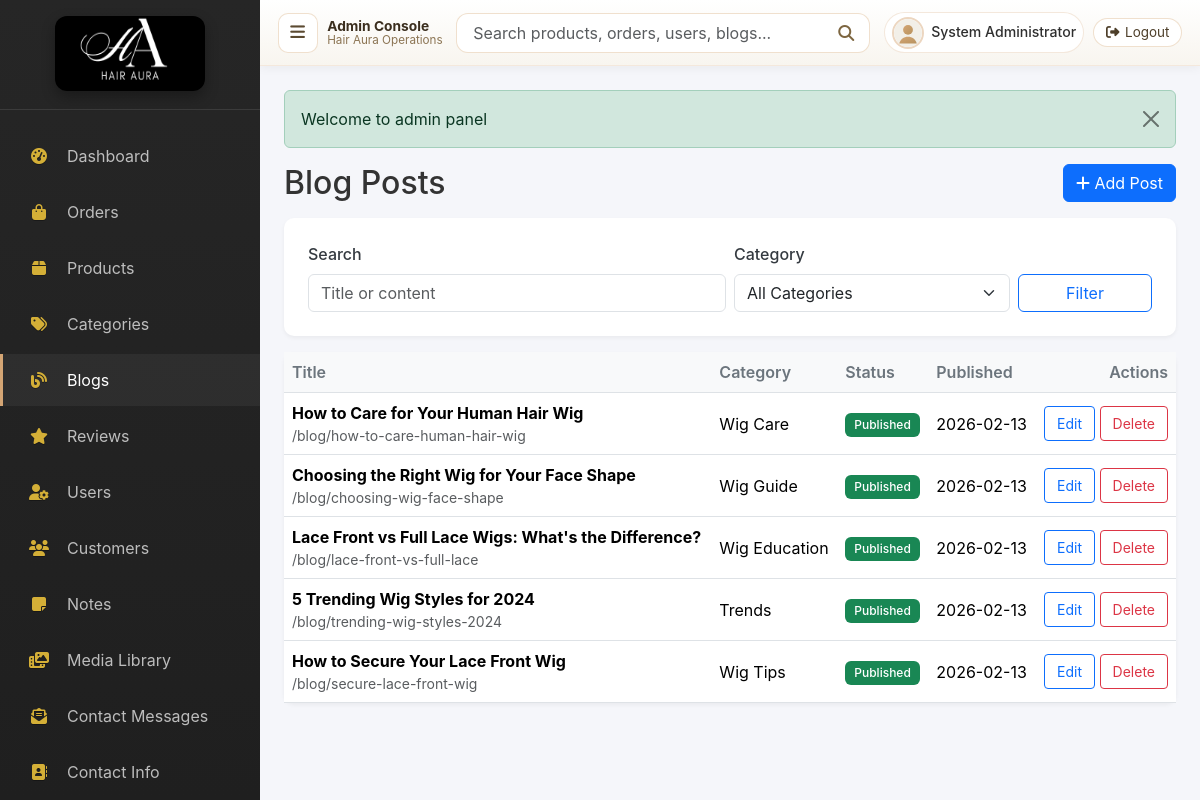
The app's page /admin/blogs (signed in) with its own data.
### tables this page shows
CREATE TABLE `users` (
    `id` INT UNSIGNED AUTO_INCREMENT PRIMARY KEY,
    `email` VARCHAR(255) NULL UNIQUE,
    `password_hash` VARCHAR(255) NOT NULL,
    `first_name` VARCHAR(100) NOT NULL,
    `last_name` VARCHAR(100) NOT NULL,
    `phone` VARCHAR(20) DEFAULT NULL,
    `avatar` VARCHAR(255) DEFAULT NULL,
    `role` ENUM('customer', 'admin') DEFAULT 'customer',
    `is_active` TINYINT(1) DEFAULT 1,
    `email_verified` TINYINT(1) DEFAULT 0,
    `created_at` TIMESTAMP DEFAULT CURRENT_TIMESTAMP,
    `updated_at` TIMESTAMP DEFAULT CURRENT_TIMESTAMP ON UPDATE CURRENT_TIMESTAMP,
    `last_login` DATETIME DEFAULT NULL,
    `remember_token` VARCHAR(255) DEFAULT NULL,
    `remember_expires` DATETIME DEFAULT NULL,
    INDEX `idx_email` (`email`),
    INDEX `idx_role` (`role`)
);

CREATE TABLE `blog_posts` (
    `id` INT UNSIGNED AUTO_INCREMENT PRIMARY KEY,
    `title` VARCHAR(255) NOT NULL,
    `slug` VARCHAR(255) NOT NULL UNIQUE,
    `excerpt` TEXT DEFAULT NULL,
    `content` LONGTEXT NOT NULL,
    `featured_image` VARCHAR(255) DEFAULT NULL,
    `author_id` INT UNSIGNED NOT NULL,
    `category` VARCHAR(100) DEFAULT 'General',
    `tags` VARCHAR(255) DEFAULT NULL,
    `meta_title` VARCHAR(60) DEFAULT NULL,
    `meta_description` VARCHAR(160) DEFAULT NULL,
    `view_count` INT UNSIGNED DEFAULT 0,
    `is_published` TINYINT(1) DEFAULT 0,
    `published_at` DATETIME DEFAULT NULL,
    `created_at` TIMESTAMP DEFAULT CURRENT_TIMESTAMP,
    `updated_at` TIMESTAMP DEFAULT CURRENT_TIMESTAMP ON UPDATE CURRENT_TIMESTAMP,
    FOREIGN KEY (`author_id`) REFERENCES `users`(`id`) ON DELETE RESTRICT,
    INDEX `idx_slug` (`slug`),
    INDEX `idx_published` (`is_published`),
    INDEX `idx_category` (`category`),
    FULLTEXT INDEX `idx_search` (`title`, `content`)
);

### app/Views/admin/blogs/index.php (the view, shortened to what the rows shown need)
<div class="d-flex justify-content-between align-items-center mb-3">
    <h2 class="mb-0">Blog Posts</h2>
    <a href="<?= url('/admin/blogs/add') ?>" class="btn btn-primary">
        <i class="fas fa-plus"></i> Add Post
    </a>
</div>
<form method="get" action="<?= url('/admin/blogs') ?>" class="card mb-3">
    <div class="card-body row g-2 align-items-end">
        <div class="col-md-6">
            <label class="form-label">Search</label>
            <input type="text" name="search" class="form-control" value="<?= htmlspecialchars($search ?? '') ?>" placeholder="Title or content">
        </div>
        <div class="col-md-4">
            <label class="form-label">Category</label>
            <select name="category" class="form-select">
                <option value="">All Categories</option>
            </select>
        </div>
        <div class="col-md-2 d-grid">
            <button class="btn btn-outline-primary">Filter</button>
        </div>
    </div>
</form>
<div class="card">
    <div class="card-body p-0">
        <div class="table-responsive">
            <table class="table table-hover mb-0 admin-table-mobile">
                <thead>
                    <tr>
                        <th>Title</th>
                        <th>Category</th>
                        <th>Status</th>
                        <th>Published</th>
                        <th class="text-end">Actions</th>
                    </tr>
                </thead>
                <tbody>
                    <?php if (!empty($posts)): ?>
                        <?php foreach ($posts as $post): ?>
                            <tr>
                                <td data-label="Title">
                                    <strong><?= htmlspecialchars($post['title']) ?></strong>
                                    <div class="small text-muted">/blog/<?= htmlspecialchars($post['slug']) ?></div>
                                </td>
                                <td data-label="Category"><?= htmlspecialchars($post['category'] ?? 'General') ?></td>
                                <td data-label="Status">
                                    <?php if (!empty($post['is_published'])): ?>
                                        <span class="badge bg-success">Published</span>
                                    <?php else: ?>
                                        <span class="badge bg-secondary">Draft</span>
                                    <?php endif; ?>
                                </td>
                                <td data-label="Published"><?= !empty($post['published_at']) ? htmlspecialchars(date('Y-m-d', strtotime($post['published_at']))) : '-' ?></td>
                                <td data-label="Actions" class="text-end">
                                    <a href="<?= url('/admin/blogs/edit/' . (int) $post['id']) ?>" class="btn btn-sm btn-outline-primary">Edit</a>
                                    <form method="post" action="<?= url('/admin/blogs/delete/' . (int) $post['id']) ?>" class="d-inline">
                                        <button type="submit" class="btn btn-sm btn-outline-danger btn-delete">Delete</button>
                                    </form>
                                </td>
                            </tr>
                        <?php endforeach; ?>
                    <?php else: ?>
                        <tr>
                            <td colspan="5" class="text-center py-4 text-muted">No blog posts found.</td>
                        </tr>
                    <?php endif; ?>
                </tbody>
            </table>
        </div>
    </div>
</div>

### app/Core/Router.php (shortened to what the rows shown need)
<?php
class Router
{
    private array $routes = [];
    private array $params = [];
    private array $middleware = [];
    private string $currentGroup = '';
    public function group(string $prefix, callable $callback): self
    {
        $previousGroup = $this->currentGroup;
        $this->currentGroup = $previousGroup . $prefix;
        $this->currentGroup = $previousGroup;
        return $this;
    }
    private function addRoute(string $method, string $route, $callback): self
    {
        $route = $this->currentGroup . $route;
        $pattern = $this->convertRouteToRegex($route);
        $this->routes[$method][$pattern] = [
            'callback' => $callback,
            'middleware' => $this->middleware,
            'original' => $route
        ];
        return $this;
    }
    private function convertRouteToRegex(string $route): string
    {
        $constraintTokens = [];
        $route = preg_replace_callback(
            '/\{(\w+):([^}]+)\}/',
            function (array $matches) use (&$constraintTokens): string {
                $token = '__ROUTE_CONSTRAINT_' . count($constraintTokens) . '__';
                $constraintTokens[$token] = '(?P<' . $matches[1] . '>' . $matches[2] . ')';
                return $token;
            },
            $route
        );
        $route = preg_replace('/[\.\+\*\?\^\$\[\]\|]/', '\\$0', $route);
        if (!empty($constraintTokens)) {
            $route = str_replace(array_keys($constraintTokens), array_values($constraintTokens), $route);
        }
        $route = preg_replace('/\{(\w+)\}/', '(?P<$1>[^/]+)', $route);
        $route = preg_replace('/\{(\w+)\?\}/', '(?P<$1>[^/]*)', $route);
        $route = preg_replace('/\{(\w+):([^}]+)\}/', '(?P<$1>$2)', $route);
        return '#^' . $route . '$#';
    }
    public function dispatch(string $url, string $method)
    {
        $url = parse_url($url, PHP_URL_PATH) ?? $url;
        $url = rtrim($url, '/') ?: '/';
        $methodsToTry = [$method, 'ANY'];
        foreach ($methodsToTry as $httpMethod) {
            foreach ($this->routes[$httpMethod] as $pattern => $route) {
                if (preg_match($pattern, $url, $matches)) {
                    $this->params = array_filter($matches, 'is_string', ARRAY_FILTER_USE_KEY);
                    return $this->executeCallback($route['callback']);
                }
            }
        }
        throw new Exception('Page not found', 404);
    }
    private function executeCallback($callback)
    {
        $args = array_values($this->params);
        if (is_array($callback) && count($callback) === 2) {
            $method = $callback[1];
            $instance = new $controller();
            return call_user_func_array([$instance, $method], $args);
        }
        throw new Exception('Invalid route callback', 500);
    }
}

### app/Views/layouts/admin.php (shortened to what the rows shown need)
<!DOCTYPE html>
<html lang="en" data-app-base="<?= htmlspecialchars(rtrim((string) ($GLOBALS['app_base_url'] ?? ''), '/')) ?>">
<head>
    <?php
    $adminCssVersion = is_file(BASE_PATH . '/public/css/admin.css') ? (string) filemtime(BASE_PATH . '/public/css/admin.css') : (string) time();
    $passwordCssVersion = is_file(BASE_PATH . '/public/css/password-toggle.css') ? (string) filemtime(BASE_PATH . '/public/css/password-toggle.css') : (string) time();
    ?>
    <link href="https://cdn.jsdelivr.net/npm/bootstrap@5.3.2/dist/css/bootstrap.min.css" rel="stylesheet">
    <link rel="stylesheet" href="https://cdnjs.cloudflare.com/ajax/libs/font-awesome/6.5.1/css/all.min.css">
    <link rel="stylesheet" href="<?= asset('/css/admin.css') ?>?v=<?= htmlspecialchars($adminCssVersion) ?>" onerror="this.onerror=null;this.href='<?= url('/public/css/admin.css') ?>?v=<?= htmlspecialchars($adminCssVersion) ?>';">
    <link rel="stylesheet" href="<?= asset('/css/password-toggle.css') ?>?v=<?= htmlspecialchars($passwordCssVersion) ?>" onerror="this.onerror=null;this.href='<?= url('/public/css/password-toggle.css') ?>?v=<?= htmlspecialchars($passwordCssVersion) ?>';">
</head>
<body>
    <?php $requestUri = parse_url($_SERVER['REQUEST_URI'] ?? '', PHP_URL_PATH) ?: ''; ?>
    <?php $avatarAsset = ($user ?? null) ? asset($user->getAvatarUrl()) : asset('/img/default-avatar.svg'); ?>
    <div class="admin-wrapper">
        <nav class="admin-sidebar">
            <div class="sidebar-header">
                <a href="<?= url('/admin') ?>" class="sidebar-brand">
                    <img src="<?= asset('/img/logo.png') ?>" alt="Hair Aura" class="brand-logo-img">
                </a>
            </div>
            <ul class="sidebar-nav">
                <li class="nav-item">
                    <a href="<?= url('/admin') ?>" class="nav-link <?= preg_match('#/admin/?$#', $requestUri) ? 'active' : '' ?>">
                        <i class="fas fa-tachometer-alt"></i>
                        <span>Dashboard</span>
                    </a>
                </li>
                <li class="nav-item">
                    <a href="<?= url('/admin/orders') ?>" class="nav-link <?= str_contains($requestUri, '/admin/orders') ? 'active' : '' ?>">
                        <i class="fas fa-shopping-bag"></i>
                        <span>Orders</span>
                    </a>
                </li>
                <li class="nav-item">
                    <a href="<?= url('/admin/products') ?>" class="nav-link <?= str_contains($requestUri, '/admin/products') ? 'active' : '' ?>">
                        <i class="fas fa-box"></i>
                        <span>Products</span>
                    </a>
                </li>
                <li class="nav-item">
                    <a href="<?= url('/admin/categories') ?>" class="nav-link <?= str_contains($requestUri, '/admin/categories') ? 'active' : '' ?>">
                        <i class="fas fa-tags"></i>
                        <span>Categories</span>
                    </a>
                </li>
                <li class="nav-item">
                    <a href="<?= url('/admin/blogs') ?>" class="nav-link <?= str_contains($requestUri, '/admin/blogs') ? 'active' : '' ?>">
                        <i class="fas fa-blog"></i>
                        <span>Blogs</span>
                    </a>
                </li>
                <li class="nav-item">
                    <a href="<?= url('/admin/reviews') ?>" class="nav-link <?= str_contains($requestUri, '/admin/reviews') ? 'active' : '' ?>">
                        <i class="fas fa-star"></i>
                        <span>Reviews</span>
                    </a>
                </li>
                <li class="nav-item">
                    <a href="<?= url('/admin/users') ?>" class="nav-link <?= str_contains($requestUri, '/admin/users') ? 'active' : '' ?>">
                        <i class="fas fa-user-cog"></i>
                        <span>Users</span>
                    </a>
                </li>
                <li class="nav-item">
                    <a href="<?= url('/admin/customers') ?>" class="nav-link <?= str_contains($requestUri, '/admin/customers') ? 'active' : '' ?>">
                        <i class="fas fa-users"></i>
                        <span>Customers</span>
                    </a>
                </li>
                <li class="nav-item">
                    <a href="<?= url('/admin/notes') ?>" class="nav-link <?= str_contains($requestUri, '/admin/notes') ? 'active' : '' ?>">
                        <i class="fas fa-note-sticky"></i>
                        <span>Notes</span>
                    </a>
                </li>
                <li class="nav-item">
                    <a href="<?= url('/admin/media') ?>" class="nav-link <?= str_contains($requestUri, '/admin/media') ? 'active' : '' ?>">
                        <i class="fas fa-photo-film"></i>
                        <span>Media Library</span>
                    </a>
                </li>
                <li class="nav-item">
                    <a href="<?= url('/admin/contact-messages') ?>" class="nav-link <?= str_contains($requestUri, '/admin/contact-messages') ? 'active' : '' ?>">
                        <i class="fas fa-envelope-open-text"></i>
                        <span>Contact Messages</span>
                    </a>
                </li>
                <li class="nav-item">
                    <a href="<?= url('/admin/contact-info') ?>" class="nav-link <?= str_contains($requestUri, '/admin/contact-info') ? 'active' : '' ?>">
                        <i class="fas fa-address-book"></i>
                        <span>Contact Info</span>
                    </a>
                </li>
            </ul>
        </nav>
        <div class="admin-main">
            <nav class="admin-navbar">
                <div class="topbar-start">
                    <button class="sidebar-toggle" id="sidebarToggle" type="button" aria-label="Toggle sidebar">
                        <i class="fas fa-bars"></i>
                    </button>
                    <div class="topbar-context">
                        <div class="topbar-title">Admin Console</div>
                        <div class="topbar-subtitle">Hair Aura Operations</div>
                    </div>
                </div>
                <form action="<?= url('/admin/search') ?>" method="get" class="admin-top-search search-form">
                    <input type="text" name="q" class="form-control" placeholder="Search products, orders, users, blogs..." value="<?= htmlspecialchars((string) ($_GET['q'] ?? '')) ?>">
                    <button type="submit" class="btn" aria-label="Search"><i class="fas fa-search"></i></button>
                </form>
                <div class="navbar-right">
                    <a href="<?= url('/admin/profile') ?>" class="navbar-user">
                        <img src="<?= $avatarAsset ?>" alt="<?= htmlspecialchars($user?->getFullName() ?? 'Admin') ?>" class="navbar-avatar">
                        <span class="navbar-user-name"><?= htmlspecialchars($user?->getFullName() ?? 'Admin') ?></span>
                    </a>
                    <a href="<?= url('/logout') ?>" class="navbar-logout" aria-label="Logout">
                        <i class="fas fa-sign-out-alt"></i>
                        <span>Logout</span>
                    </a>
                </div>
            </nav>
            <div class="admin-content">
                <?php if (isset($_SESSION['flash'])): ?>
                <div class="alert alert-<?= $_SESSION['flash']['type'] ?> alert-dismissible fade show" role="alert">
                    <?= htmlspecialchars($_SESSION['flash']['message']) ?>
                    <button type="button" class="btn-close" data-bs-dismiss="alert"></button>
                </div>
                <?php unset($_SESSION['flash']); endif; ?>
                <?php if (isset($content)) echo $content; ?>
            </div>
        </div>
    </div>
</body>
</html>

### records on screen
users: first_name+last_name "System Administrator"
blog_posts: title "How to Care for Your Human Hair Wig", slug "how-to-care-human-hair-wig", category "Wig Care", is_published "Published", published_at "2026-02-13"
blog_posts: title "Choosing the Right Wig for Your Face Shape", slug "choosing-wig-face-shape", category "Wig Guide", is_published "Published", published_at "2026-02-13"
blog_posts: title "Lace Front vs Full Lace Wigs: What's the Difference?", slug "lace-front-vs-full-lace", category "Wig Education", is_published "Published", published_at "2026-02-13"
blog_posts: title "5 Trending Wig Styles for 2024", slug "trending-wig-styles-2024", category "Trends", is_published "Published", published_at "2026-02-13"
blog_posts: title "How to Secure Your Lace Front Wig", slug "secure-lace-front-wig", category "Wig Tips", is_published "Published", published_at "2026-02-13"
